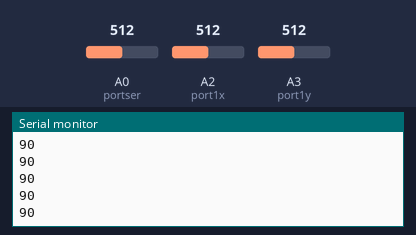
A sketch run on a simulated Arduino Uno, built with avr-gcc and run on an emulated ATmega328P. Shown: the last lines printed to the serial monitor. The inputs (shaded band) are chosen by the test bench; at power-on: A0 (portser) = 512, A2 (port1x) = 512, A3 (port1y) = 512. No radio packets arrive unless stated.

Above: at 1.2 s.
1.3 s: A0 (portser) set to 716
At 1.32 s:
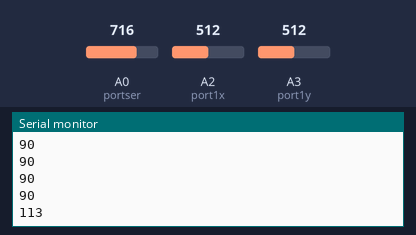
2.8 s: A0 (portser) set to 900
At 2.84 s:
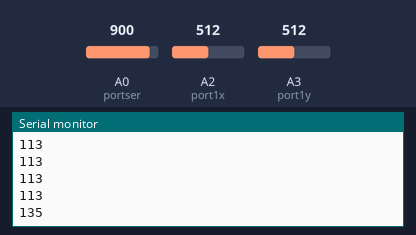
Timing chart, 0 to 5.8 s (numbered marks = the images above; inputs shaded):
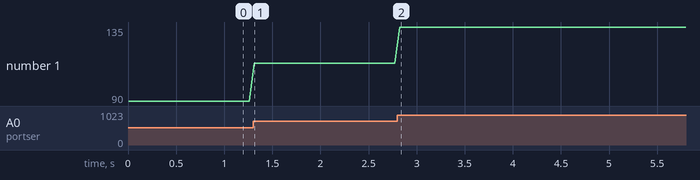

The sketch:

verici_v1.ino
```cpp
#include <SPI.h>
#include <nRF24L01.h>
#include <RF24.h>

#define CE_pin 10
#define CSN_pin 9
//sck 13
//mi 12
//mo 11
#define portser A0
#define port1x A2
#define port1y A3
RF24 radio(CE_pin , CSN_pin);

//address through which two modules communicate.
const byte address[6] = "00001";
const byte boyut =3;
int datas[boyut];

void setup()
{
   Serial.begin(9600);

  radio.begin();
  //set the address
  radio.openWritingPipe(address);

  //Set module as transmitter
  radio.stopListening();
}
void loop()
{
  //Send message to receiver
radio.stopListening();
 datas[0] = analogRead(portser);
 datas[0] = map(datas[0] , 0 , 1023 , 30 , 150 );
 datas[1] = analogRead(port1x);
 datas[1] = map(datas[1] , 0 , 1023 , 30 , 150 );
 datas[2] = analogRead(port1y);
 datas[2] = map(datas[2] , 0 , 1023 , 30 , 150 );

radio.write(&datas , sizeof(datas) );


Serial.println(datas[0]);
  delay(50);
}
```

Measured:
- after the input at 1.3 s, the serial monitor: prints a new line at once (image 1)
- after the input at 2.8 s, the serial monitor: prints a new line at once (image 2)
- plotted number 1: 90 → 113 after the input at 1.3 s, 113 → 135 after the input at 2.8 s
